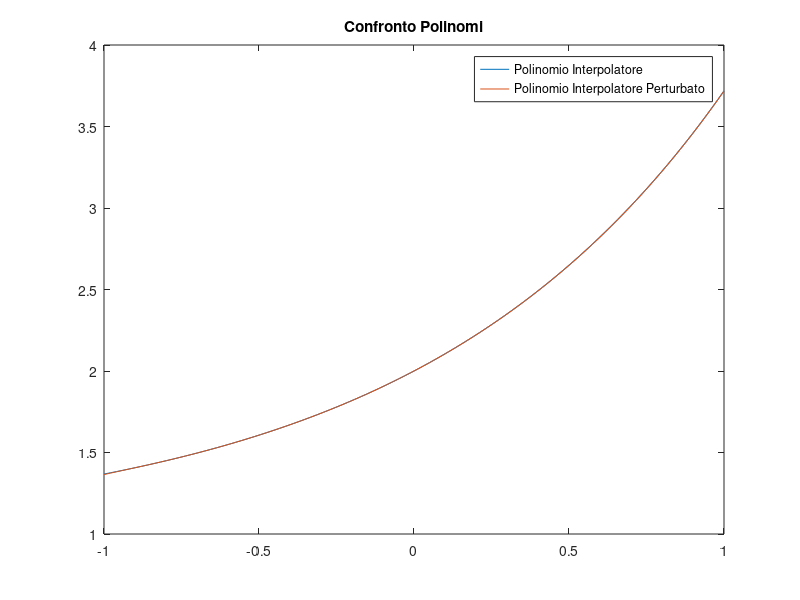

This chart was generated by the following MATLAB code:
clear
clc
close all

f = @(x) exp(x) + 1;
f_p = @(x,i) f(x) + (-1).^(i)*10^(-5);
a = -1;
b = 1;
grado  = 10;
n_nodi = grado + 1;
i = 0:grado;
nodi = cos(((2*pi.*(0:grado)) + 1)/(2*n_nodi+2));


n_points_grid = 100;
griglia = linspace(a,b,n_points_grid);

y = f(nodi);
vander = vander(nodi);
coeff_f = vander \ y';
p_val = polyval(coeff_f,griglia);

y_fp = zeros(n_nodi,1);
for i=1:n_nodi
    y_fp(i) = f_p(nodi(i),i);
end

coeff_fp = vander \ y_fp;

fp_val = polyval(coeff_fp,griglia);


err_max_coefficienti = norm(coeff_f-coeff_fp,inf)
err_max_pol_val = norm(p_val-fp_val,inf)

plot(griglia,p_val);
hold on;
plot(griglia,fp_val);

title("Confronto Polinomi");
legend("Polinomio Interpolatore","Polinomio Interpolatore Perturbato")